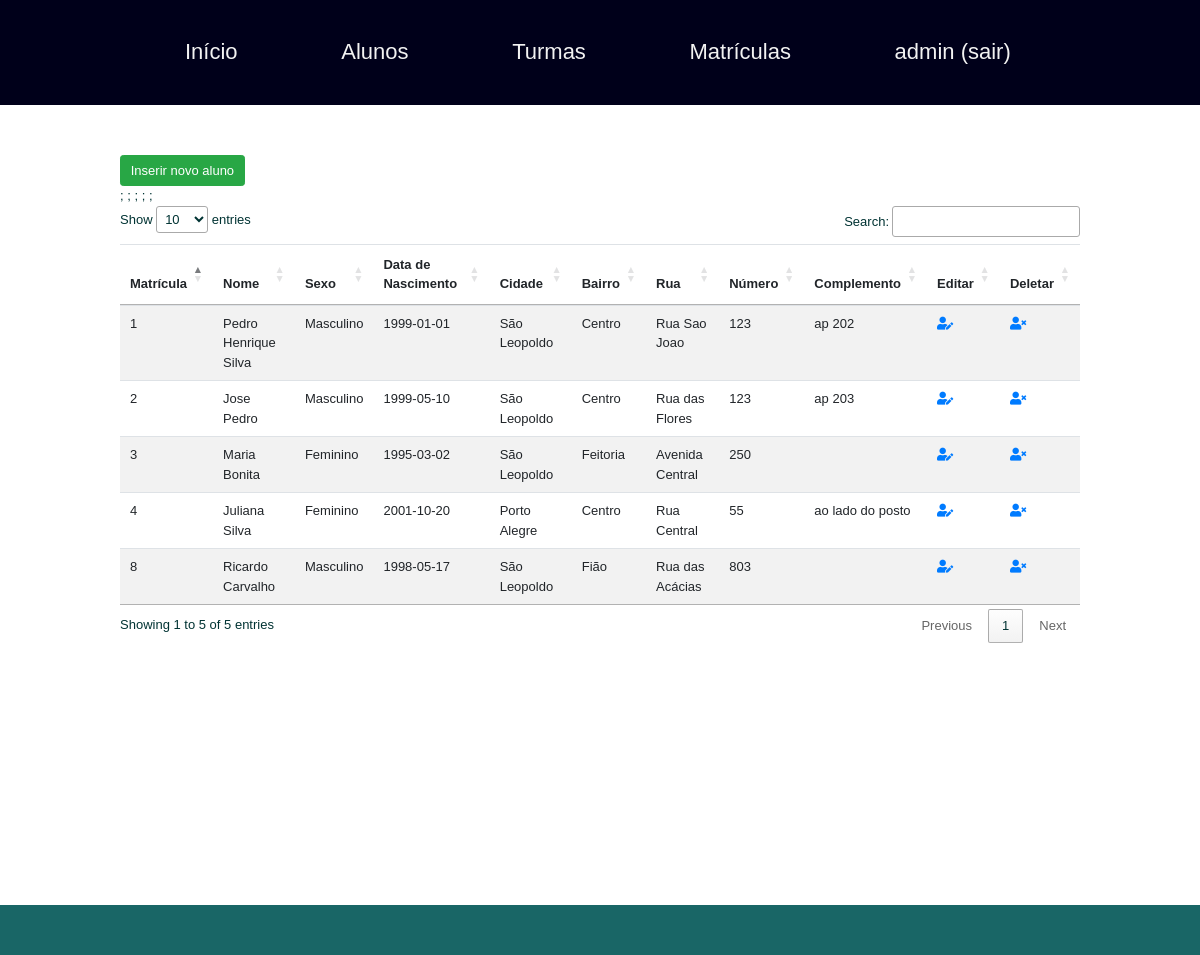
The page /index.php?pagina=alunos (signed in) on the database its author committed.
### tables this page shows
CREATE TABLE `alunos` (
  `id_alunos` int(11) NOT NULL,
  `nome` varchar(255) NOT NULL,
  `sexo` varchar(100) NOT NULL,
  `data_nascimento` date NOT NULL,
  `cidade` varchar(100) DEFAULT NULL,
  `bairro` varchar(100) DEFAULT NULL,
  `rua` varchar(100) DEFAULT NULL,
  `numero` int(50) DEFAULT NULL,
  `complemento` varchar(255) DEFAULT NULL
);

### database.php (called while the page is built, shortened)
<?php
$servidor = "localhost";
$usuario = "root";
$senha ="";
$db = "escola_pedrokautzmann";
$conexao = mysqli_connect($servidor, $usuario, $senha, $db);
$query = "SELECT * FROM alunos";
$consulta_alunos = mysqli_query($conexao, $query);

### conteudo/alunos.php (the view)
<a class="btn btn-success" href="?pagina=inserir_aluno">Inserir novo aluno</a><br>
<table class="table table-hover table-striped" id="alunos">
	<thead>
		<tr>
			<th>Matrícula</th>
			<th>Nome</th>
			<th>Sexo</th>
			<th>Data de Nascimento</th>
			<th>Cidade</th>
			<th>Bairro</th>
			<th>Rua</th>
			<th>Número</th>
			<th>Complemento</th>
			<th>Editar</th>
			<th>Deletar</th>
		</tr>
	</thead>
	<tbody>
		<?php
			while($linha = mysqli_fetch_array($consulta_alunos)){
				echo '<tr><td>'.$linha['id_alunos'].'</td>';
				echo '<td>'.$linha['nome'].'</td>';
				echo '<td>'.$linha['sexo'].'</td>';
				echo '<td>'.$linha['data_nascimento'].'</td>';
				echo '<td>'.$linha['cidade'].'</td>';
				echo '<td>'.$linha['bairro'].'</td>';
				echo '<td>'.$linha['rua'].'</td>';
				echo '<td>'.$linha['numero'].'</td>';
				echo '<td>'.$linha['complemento'].'</td>';
				?>
			<td><a href="?pagina=inserir_aluno&editar=<?php echo $linha['id_alunos']; ?>">
				<i class="fas fa-user-edit"></i>
			</a></td>
			<td><a href="deleta_aluno.php?id_alunos=<?php echo $linha['id_alunos']; ?>">
				<i class="fas fa-user-times"></i>
			</a></td></tr>;
			<?php
			}
			?>
	</tbody>
</table>

### css/estilo.css (style rules this page uses)
* { margin: 0; padding: 0; }
html, body { height:100%; font-family: helvetica,arial; font-size: 13px; color:#003333; position: relative; }

### rows shown on the page
alunos: id_alunos "1", nome "Pedro Henrique Silva", sexo "Masculino", data_nascimento "1999-01-01", cidade "São Leopoldo", bairro "Centro", rua "Rua Sao Joao", numero "123", complemento "ap 202"
alunos: id_alunos "2", nome "Jose Pedro", sexo "Masculino", data_nascimento "1999-05-10", cidade "São Leopoldo", bairro "Centro", rua "Rua das Flores", numero "123", complemento "ap 203"
alunos: id_alunos "3", nome "Maria Bonita", sexo "Feminino", data_nascimento "1995-03-02", cidade "São Leopoldo", bairro "Feitoria", rua "Avenida Central", numero "250"
alunos: id_alunos "4", nome "Juliana Silva", sexo "Feminino", data_nascimento "2001-10-20", cidade "Porto Alegre", bairro "Centro", rua "Rua Central", numero "55", complemento "ao lado do posto"
alunos: id_alunos "8", nome "Ricardo Carvalho", sexo "Masculino", data_nascimento "1998-05-17", cidade "São Leopoldo", bairro "Fião", rua "Rua das Acácias", numero "803"

### other values the page prints
$_SESSION['usuario'] "admin"
